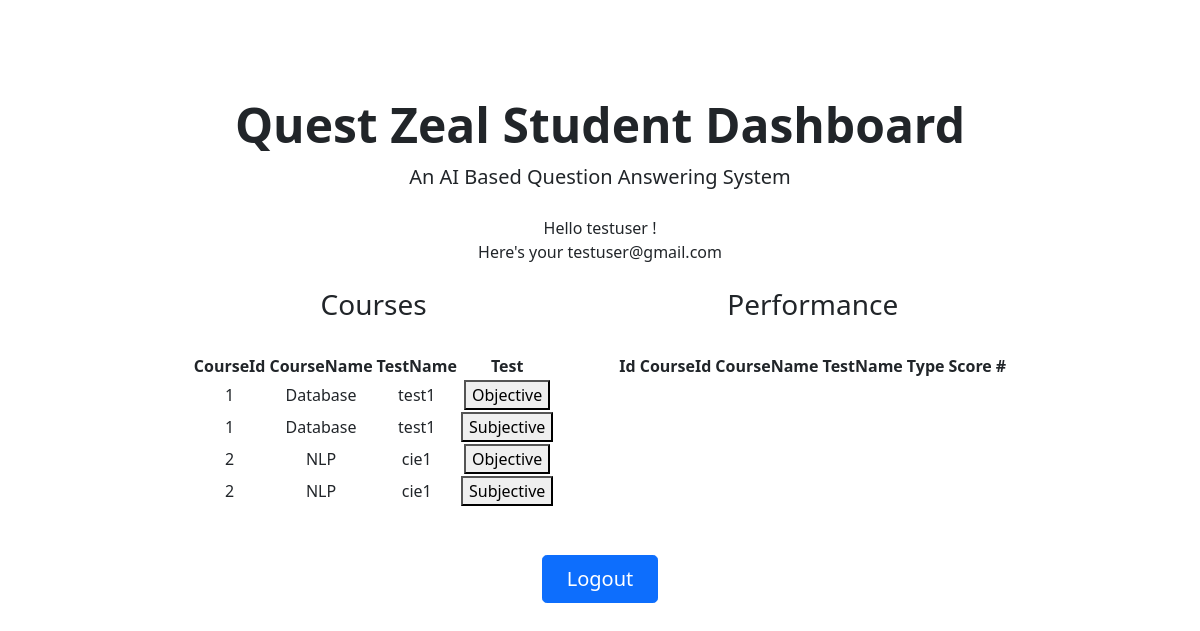
/studentDashboard (signed in), run on an earlier commit of the app's database.
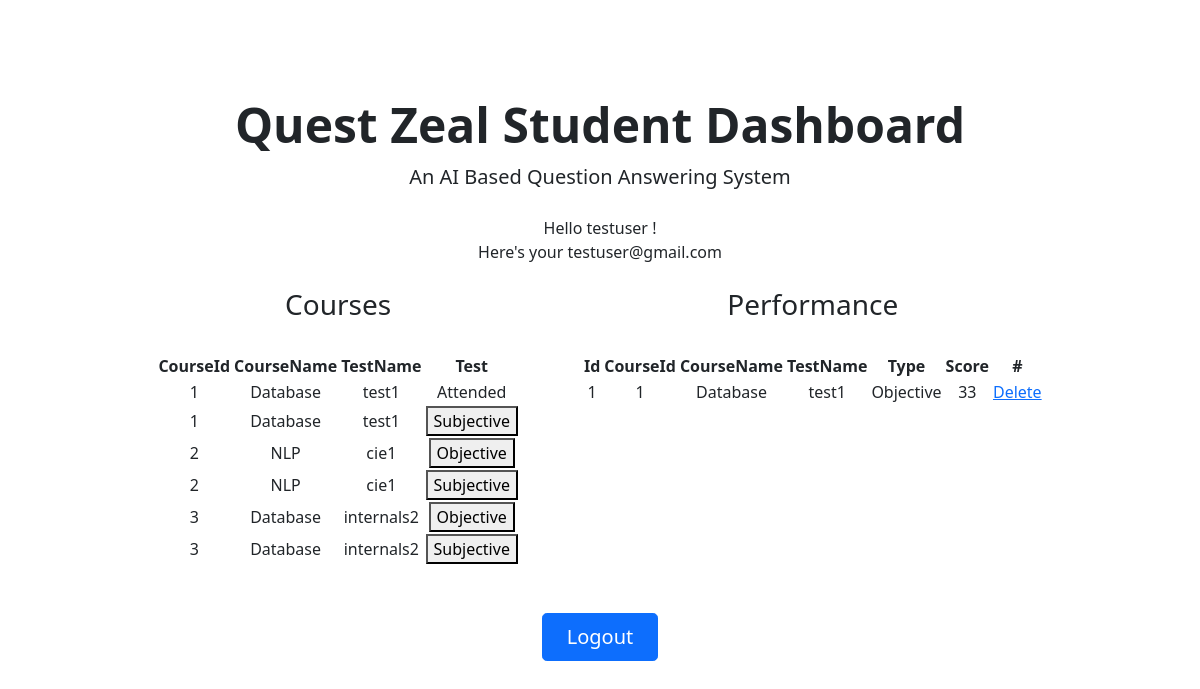
And on a later commit of the database.
### app/models.py (models this page shows, shortened)
class Users(db.Model, UserMixin):
    __tablename__ = 'Users'
    id       = db.Column(db.Integer,     primary_key=True)
    user     = db.Column(db.String(64),  unique = True)
    email    = db.Column(db.String(120), unique = True)
    password = db.Column(db.String(500))

class Tests(db.Model):
    __tablename__ = 'Tests'
    id = db.Column(db.Integer, primary_key=True)
    course_name = db.Column(db.String(20), unique=False, nullable=False)
    test_name = db.Column(db.String(20), unique=False, nullable=False)
    file_name = db.Column(db.String(20), unique=False, nullable=False)

class Students(db.Model):
    __tablename__ = 'Students'
    id = db.Column(db.Integer, primary_key=True)
    course_id = db.Column(db.Integer, unique=False, nullable = False)
    course_name = db.Column(db.String(20), unique=False, nullable=False)
    test_name = db.Column(db.String(20), unique=False, nullable=False)
    type = db.Column(db.String(20),unique=False,nullable=False)
    score = db.Column(db.String(10),unique=False, nullable=False)

### app/views.py (the view)
@app.route('/studentDashboard')
@login_required
def studentDashboard():
    tests = Tests.query.all()
    temp_tests = []
    for data in range(0,len(tests)):
        temp_tests.append([tests[data].id, tests[data].course_name, tests[data].test_name,"Objective", False])
        temp_tests.append([tests[data].id, tests[data].course_name, tests[data].test_name, "Subjective", False])
    students = Students.query.all()
    for data in range(0,len(temp_tests)):
        for ele in range(0,len(students)):
            if students[ele].course_id == temp_tests[data][0] and students[ele].test_name == temp_tests[data][2] and students[ele].type == temp_tests[data][3]:
                temp_tests[data][4]=True
    if current_user.user == "admin":
        return render_template('page-404.html'), 404
    else :
        return render_template( 'studentDashboard.html',name = current_user.user , email= current_user.email, temp_tests=temp_tests, students = students)

### app/views.py (called while the page is built)
@lm.user_loader
def load_user(user_id):
    return Users.query.get(int(user_id))

### app/templates/studentDashboard.html (shortened to what this page needs)
<!DOCTYPE html>
<html lang="en">
  <head>
    <link
      rel="stylesheet"
      href="https://cdn.jsdelivr.net/npm/bootstrap@5.1.1/dist/css/bootstrap.min.css"
    />
    <link rel="stylesheet" href="/static/assets/css/custom.css" />
  </head>
  <body>
    <main>
      <div class="px-4 py-5 my-5 text-center">
        <h1 class="display-5 fw-bold">Quest Zeal Student Dashboard</h1>
        <div class="col-lg-6 mx-auto">
          <p class="lead mb-4">An AI Based Question Answering System</p>
          <div class="d-grid gap-2 d-sm-flex justify-content-sm-center">
            Hello {{name}} !
            <br />
            Here's your {{email}}
          </div>
          <br />
          <div class="d-grid gap-2 d-sm-flex justify-content-sm-center">
            <div>
              <h3>Courses</h3>
              <br />
              <table>
                <thead>
                  <th>CourseId</th>
                  <th></th>
                  <th>CourseName</th>
                  <th></th>
                  <th>TestName</th>
                  <th></th>
                  <th>Test</th>
                </thead>
                {% for data in temp_tests %}
                <tbody>
                  <td>{{data[0]}}</td>
                  <td></td>
                  <td>{{data[1]}}</td>
                  <td></td>
                  <td>{{data[2]}}</td>
                  <td></td>
                  {%if data[3] =="Objective" %}
                  {%if data[4] == True %}
                  <td> Attended </td>
                  {%else%}
                  <td>
                    <a href="/Objective_QA_Generation/{{data[0]}}"
                      ><button>Objective</button></a>
                  </td>
                  {%endif%}
                  {%else %}
                  {%if data[4] == True%}
                  <td> Attended </td>
                  {%else%}
                  <td>
                    <a href="/Subjective_Questions/{{data[0]}}"
                      ><button>Subjective</button></a>
                  </td>
                  {%endif%}
                  {%endif%}
                </tbody>
                {% endfor%}
              </table>
            </div>
            <br />
            <br />
            <br />
            <div>
              <h3>Performance</h3>
              <br />
              <table>
                <thead>
                  <th>Id</th>
                  <th></th>
                  <th>CourseId</th>
                  <th></th>
                  <th>CourseName</th>
                  <th></th>
                  <th>TestName</th>
                  <th></th>
                  <th>Type</th>
                  <th></th>
                  <th>Score</th>
                  <th></th>
                  <th>#</th>
                </thead>
                {% for data in students %}
                <tbody>
                  <td>{{data.id}}</td>
                  <td></td>
                  <td>{{data.course_id}}</td>
                  <td></td>
                  <td>{{data.course_name}}</td>
                  <td></td>
                  <td>{{data.test_name}}</td>
                  <td></td>
                  <td>{{data.type}}</td>
                  <td></td>
                  <td>{{data.score}}</td>
                  <td></td>
                  <td><a href="/dlt/{{data.id}}" type="button">Delete</a></td>
                </tbody>
                {% endfor%}
              </table>
            </div>
          </div>
          <br />
          <br />
          <div class="d-grid gap-2 d-sm-flex justify-content-sm-center">
            <a
              href="/logout"
              type="button"
              class="btn btn-primary btn-lg px-4 gap-3"
              >Logout</a
            >
          </div>
        </div>
      </div>
    </main>
  </body>
</html>

What changed in the data, as far as the page shows it:
computed for Tests "test1": text "Objective" → "Attended"
added Tests: id "3", course_name "Database", test_name "internals2"
added Students: id "1", course_id "1", course_name "Database", test_name "test1", type "Objective", score "33"
